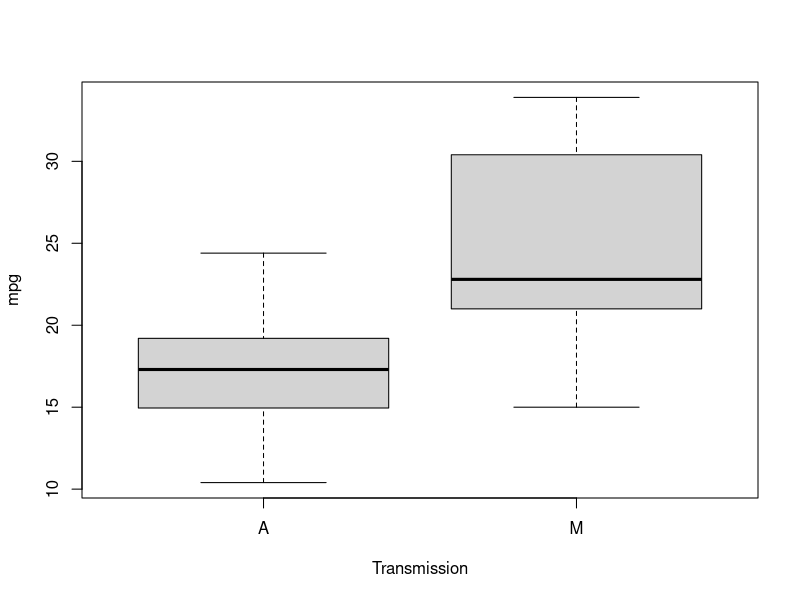
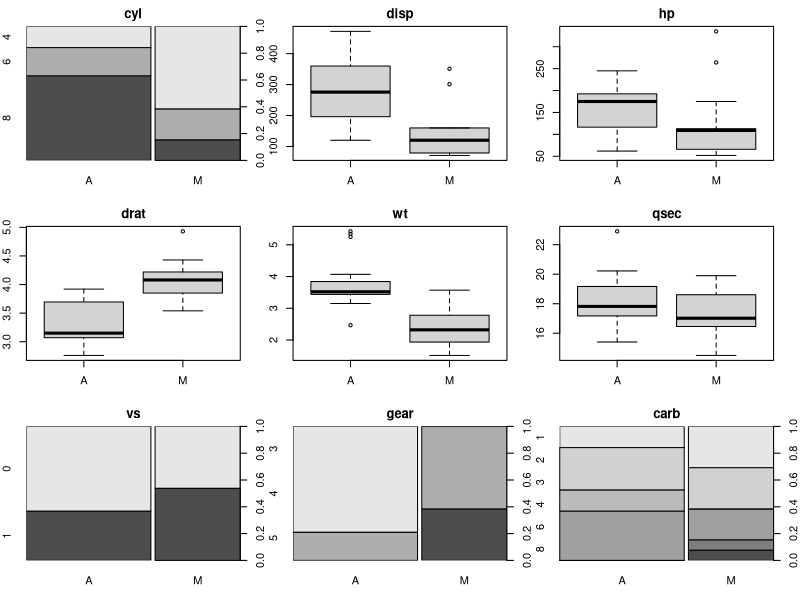
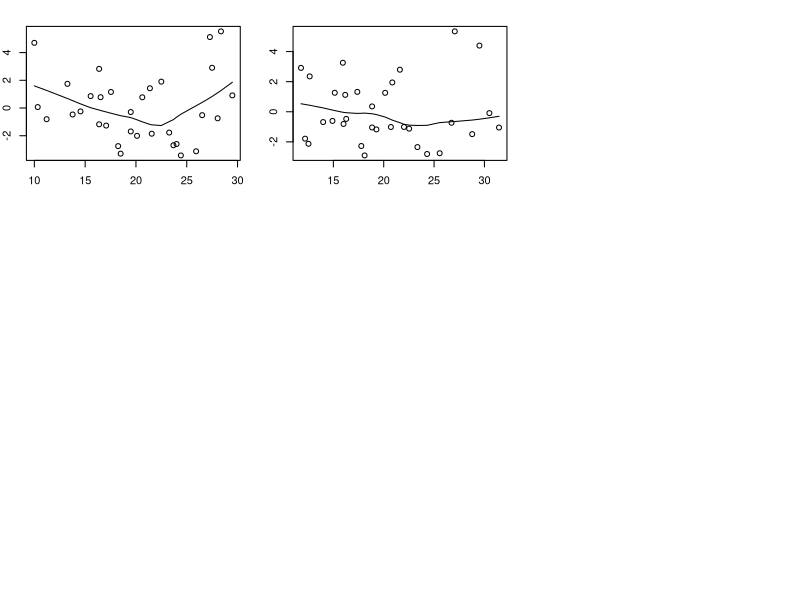

The R source for these figures, in order:
## ---- chunk 1
knitr::opts_chunk$set(echo = TRUE)
## ---- chunk 2
#Preparation
data(mtcars)
mtcars$am[mtcars$am==0] <- "A"
mtcars$am[mtcars$am==1] <- "M"
mtcars$am <- as.factor(mtcars$am)
mtcars$cyl <- as.factor(mtcars$cyl)
mtcars$vs <- as.factor(mtcars$vs)
mtcars$gear <- as.factor(mtcars$gear)
mtcars$carb <- as.factor(mtcars$carb)
## ---- chunk 3
#Summary stats
meanA <- mean(mtcars$mpg[mtcars$am=="A"])
meanM <- mean(mtcars$mpg[mtcars$am=="M"])
ttest1 <- t.test(mtcars$mpg[mtcars$am=="A"], mtcars$mpg[mtcars$am=="M"])
## ---- chunk 4
plot(mpg ~ am, data=mtcars, xlab = "Transmission")
## ---- chunk 5
model1 <- lm(mpg ~ am + hp + wt, data=mtcars)
round(summary(model1)$coef, 4)
## ---- chunk 6
model2 <- lm(mpg ~ am + hp + wt + I(wt^2), data=mtcars)
round(summary(model2)$coef, 4)
## ---- chunk 7
anova1 <- anova(model1, model2)$`Pr(>F)`[2]
## ---- chunk 8
extraCoeff <- matrix(, nrow = 1, ncol = 0)
for (i in c(2:3, 5, 7:8, 10:11)) {
  model3 <- lm(mpg ~ am + hp + wt + I(wt^2) + mtcars[,i], data=mtcars)
  anova2 <- anova(model2, model3)$`Pr(>F)`[2]
  extraCoeff <- cbind(extraCoeff, round(anova2, 4))
}

extraCoeff <- data.frame(extraCoeff)
colnames(extraCoeff) <- colnames(mtcars)[c(2:3, 5, 7:8, 10:11)]
rownames(extraCoeff) <- "Pr(>F)"
extraCoeff
## ---- chunk 9
par(mfrow=c(3,3), mar=c(3,2,2,2))
for (i in c(2:8, 10:11)) {
  plot(mtcars[,i] ~ mtcars$am, main=colnames(mtcars)[i])
}
## ---- chunk 10
plot(predict(model1), resid(model1))
lines(lowess(predict(model1), resid(model1)))
## ---- chunk 11
plot(predict(model2), resid(model2))
lines(lowess(predict(model2), resid(model2)))
